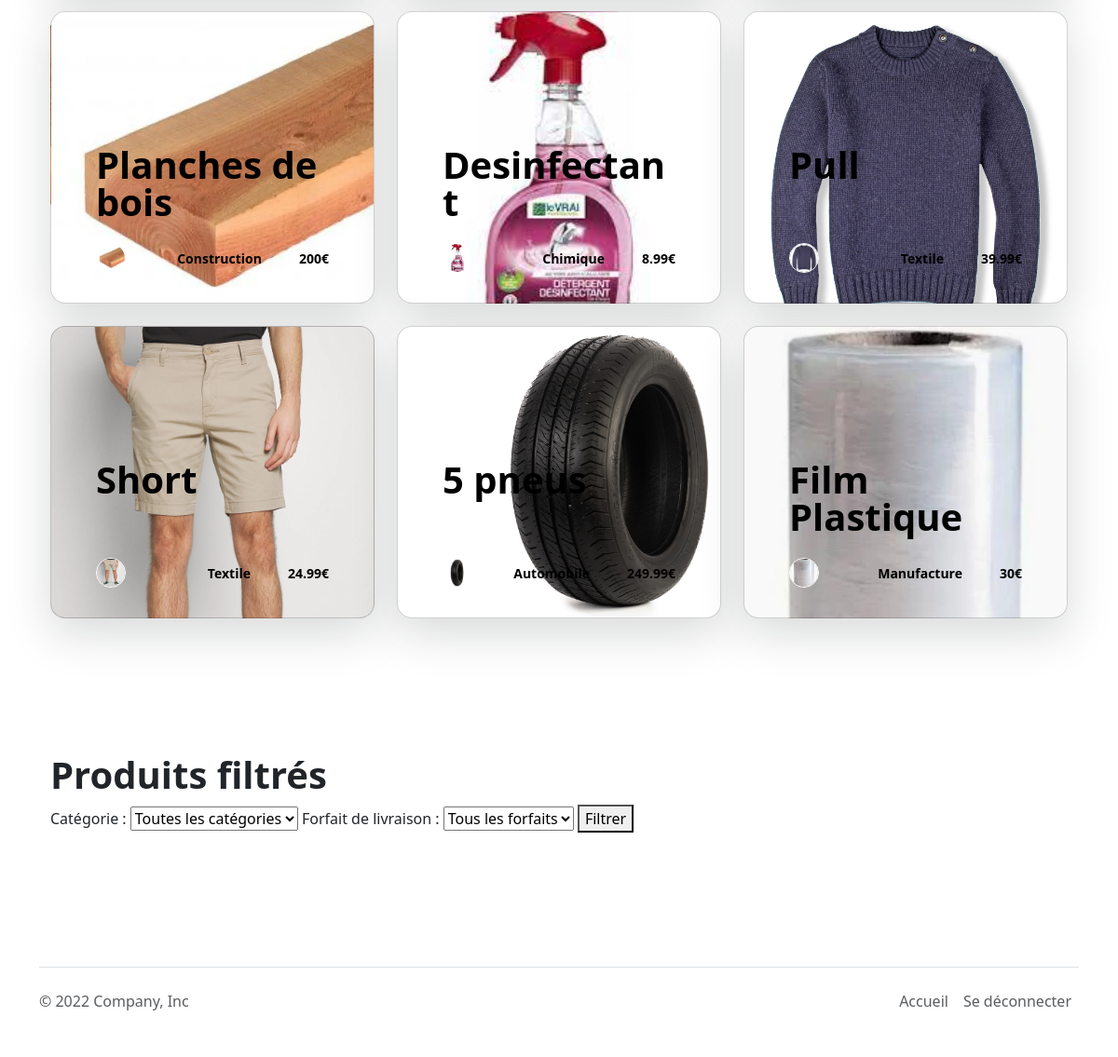
/ (signed in, lower part), run on an earlier commit of the app's database.
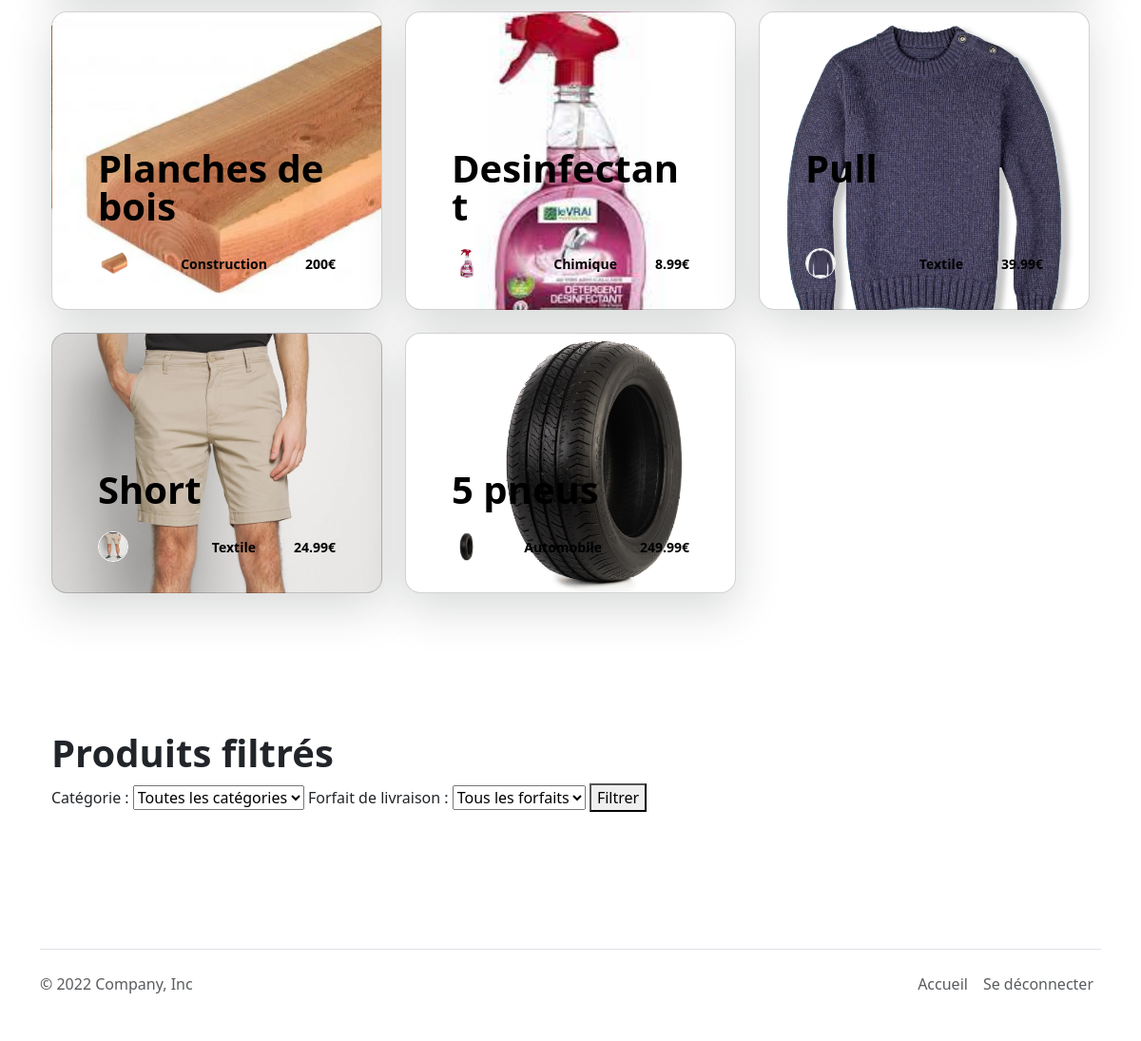
And on a later commit of the database.
### tables this page shows
CREATE TABLE produit  (
	idPdt  INTEGER PRIMARY KEY AUTOINCREMENT,
	idCat  INTEGER NOT NULL,
	prixTTC  FLOAT(4,2) NOT NULL,
	designation  VARCHAR(100) NOT NULL,
	forfaitLivraison  int(3) NOT NULL,
	images TEXT NOT NULL,
	CONSTRAINT fk_Cat FOREIGN KEY (idCat) REFERENCES categorieproduit(idCat) ON DELETE CASCADE ON UPDATE CASCADE,
	CONSTRAINT fk_Forfait FOREIGN KEY (forfaitLivraison) REFERENCES forfaitLivraison(idForfait) ON DELETE CASCADE ON UPDATE CASCADE
);

### index.php (the view, shortened to what this page needs)
<?php
    include('fonctions.php');
?>
<html lang="en">
<head>
    <link rel="stylesheet" href="css/css_personnel/css_global.css">
    <link rel="stylesheet" href="css/css_bootstrap/bootstrap.min.css">
</head>
<body>
    <div id="main">
      <?php if (!isset($_GET['view'])) { ?>
        <div class="container px-4 py-5 custom-cards">
          <div class="row row-cols-1 row-cols-lg-3 align-items-stretch g-4 py-5">
            <?php
              $tab_produits = request_produit('SELECT idPdt id, designation produit, intitule categorie, forfaitlivraison.description livraison, prixTTC, images FROM produit INNER JOIN categorieproduit ON produit.idCat = categorieproduit.idCat INNER JOIN forfaitlivraison ON produit.forfaitlivraison = forfaitlivraison.idForfait;');
              foreach ($tab_produits as $ligne_produits) {
            ?>
            <div class="col" onclick="redirection(<?php echo $ligne_produits['id']; ?>)">
              <div class="card card-cover h-100 overflow-hidden text-bg-dark rounded-4 shadow-lg" style="background-image: url(<?php echo $ligne_produits['images'] ?>); background-size: cover;">
                <div class="d-flex flex-column h-100 p-5 pb-3 text-white text-shadow-1">
                  <h3 class="pt-5 mt-5 mb-4 display-6 lh-1 fw-bold" style="color: black;"><?php echo $ligne_produits['produit'] ?></h3>
                  <ul class="d-flex list-unstyled mt-auto">
                    <li class="me-auto">
                      <img src="<?php echo $ligne_produits['images'] ?>" alt="Bootstrap" width="32" height="32" class="rounded-circle border border-white">
                    </li>
                    <li class="d-flex align-items-center me-3" style="color: black;">
                      <svg class="bi me-2" width="1em" height="1em"><use xlink:href="#geo-fill"/></svg>
                      <small><strong><?php echo $ligne_produits['categorie']; ?></strong></small>
                    </li>
                    <li class="d-flex align-items-center" style="color: black;">
                      <svg class="bi me-2" width="1em" height="1em"><use xlink:href="#calendar3"/></svg>
                      <small><strong><?php echo $ligne_produits["prixTTC"] ?>€</strong></small>
                    </li>
                  </ul>
                </div>
              </div>
            </div>
            <?php
              }
            ?>
          </div>
        </div>
      <?php }
      ?>
    <?php if (!isset($_GET['view'])) { ?>
    <div class="container px-4 py-5 custom-cards">
      <h1><strong>Produits filtrés</strong></h1>
      <form method="GET" action="#categorie">
        <label for="categorie">Catégorie :</label>
        <select id="categorie" name="categorie">
          <option value="">Toutes les catégories</option>
        </select>
        <label for="forfait">Forfait de livraison :</label>
        <select id="forfait" name="forfait">
          <option value="">Tous les forfaits</option>
        </select>
        <button type="submit">Filtrer</button>
      </form>
      <div class="row row-cols-1 row-cols-lg-3 align-items-stretch g-4 py-5">
      </div>
    </div>
    <?php } ?>
    <div class="container">
      <footer
        class="d-flex flex-wrap justify-content-between align-items-center py-3 my-4 border-top"
      >
        <p class="col-md-4 mb-0 text-muted">&copy; 2022 Company, Inc</p>
        <a
          href="/"
          class="col-md-4 d-flex align-items-center justify-content-center mb-3 mb-md-0 me-md-auto link-dark text-decoration-none"
        >
          <svg class="bi me-2" width="40" height="32">
            <use xlink:href="#bootstrap" />
          </svg>
        </a>
        <ul class="nav col-md-4 justify-content-end">
          <li class="nav-item">
            <a href="index.php" class="nav-link px-2 text-muted">Accueil</a>
          </li>
          <li class="nav-item">
            <a href="connexion.php?action=deconnect" class="nav-link px-2 text-muted">Se déconnecter</a>
          </li>
        </ul>
      </footer>
    </div>
  </div>
</body>
</html>

### fonctions.php (shortened to what this page needs)
<!DOCTYPE html>
<?php
function request_produit($requete)
{
    try {
        $madb = new PDO("sqlite:bdd/bdd_produit/bdd_produit.sqlite");
        $madb->setAttribute(PDO::ATTR_ERRMODE, PDO::ERRMODE_EXCEPTION);
        $request = $requete;
        $res = $madb->query($request);
        $tab = $res->fetchAll(PDO::FETCH_ASSOC);
        return $tab;
    } catch (PDOException $e) {
        print "Erreur : " . $e->getMessage() . "<br/>";
        die();
    }
}
    ?>

### css/css_personnel/css_global.css (style rules this page uses)
* { box-sizing: border-box; }

What changed in the data, as far as the page shows it:
removed produit: images (picture), produit "Film Plastique", categorie "Manufacture", prixTTC "30"
